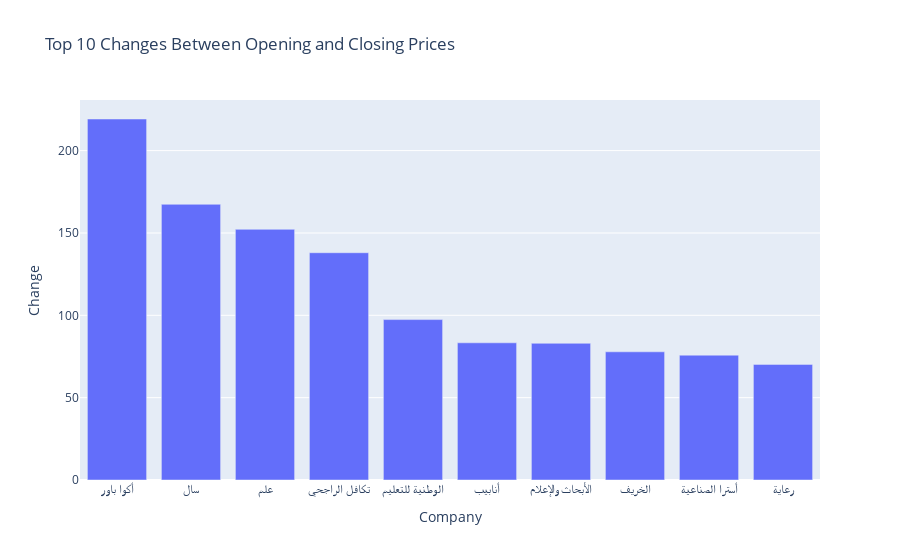

Notebook source saved alongside this figure:
### Code cell
top_10_df = df.sort_values(by='Change', ascending=False).head(10)
fig = px.bar(top_10_df, x='Company', y='Change',
             title='Top 10 Changes Between Opening and Closing Prices',
             labels={'Entity': 'Entity', 'Change': 'Change'}
             )

# Show the plot
fig.show()

### Figure 1 — Plotly figure (JSON) as saved in the notebook; plotly's stock layout.template omitted (floating-point values rounded to 4 significant figures)
{"data": [{"alignmentgroup": "True", "hovertemplate": "Company=%{x}<br>Change=%{y}<extra></extra>", "legendgroup": "", "marker": {"color": "#636efa", "pattern": {"shape": ""}}, "name": "", "offsetgroup": "", "orientation": "v", "showlegend": false, "textposition": "auto", "type": "bar", "x": ["أكوا باور", "سال", "علم", "تكافل الراجحي", "الوطنية للتعليم", "أنابيب", "الأبحاث والإعلام", "الخريف", "أسترا الصناعية", "رعاية"], "xaxis": "x", "y": [219.2, 167.4, 152.2, 138, 97.4, 83.31, 83, 77.84, 75.8, 70.2], "yaxis": "y"}], "layout": {"barmode": "relative", "legend": {"tracegroupgap": 0}, "title": {"text": "Top 10 Changes Between Opening and Closing Prices"}, "xaxis": {"anchor": "y", "domain": [0, 1], "title": {"text": "Company"}}, "yaxis": {"anchor": "x", "domain": [0, 1], "title": {"text": "Change"}}}}
